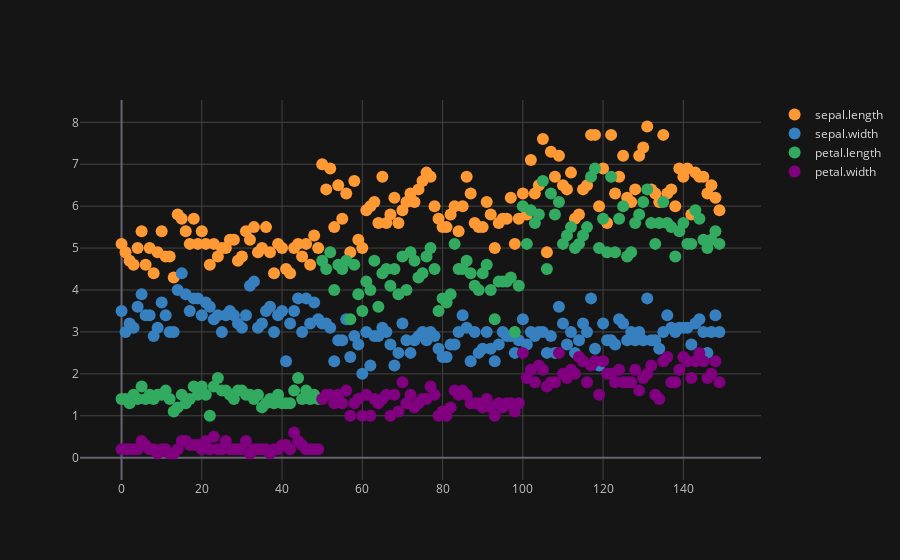

The cell this chart's notebook holds for it:
### Code cell
df.iplot(kind='scatter',mode='markers')

### Figure 1 — Plotly figure (JSON) as saved in the notebook; plotly's stock layout.template omitted (floating-point values rounded to 4 significant figures; data arrays with more than 128 entries replaced by an {"elided": "..."} marker saying what was removed)
{"data": [{"line": {"color": "rgba(255, 153, 51, 1.0)", "dash": "solid", "shape": "linear", "width": 1.3}, "marker": {"size": 12, "symbol": "circle"}, "mode": "markers", "name": "sepal.length", "text": "", "type": "scatter", "x": {"elided": "150 int values"}, "y": {"elided": "150 float values"}}, {"line": {"color": "rgba(55, 128, 191, 1.0)", "dash": "solid", "shape": "linear", "width": 1.3}, "marker": {"size": 12, "symbol": "circle"}, "mode": "markers", "name": "sepal.width", "text": "", "type": "scatter", "x": {"elided": "150 int values"}, "y": {"elided": "150 float values"}}, {"line": {"color": "rgba(50, 171, 96, 1.0)", "dash": "solid", "shape": "linear", "width": 1.3}, "marker": {"size": 12, "symbol": "circle"}, "mode": "markers", "name": "petal.length", "text": "", "type": "scatter", "x": {"elided": "150 int values"}, "y": {"elided": "150 float values"}}, {"line": {"color": "rgba(128, 0, 128, 1.0)", "dash": "solid", "shape": "linear", "width": 1.3}, "marker": {"size": 12, "symbol": "circle"}, "mode": "markers", "name": "petal.width", "text": "", "type": "scatter", "x": {"elided": "150 int values"}, "y": {"elided": "150 float values"}}], "layout": {"legend": {"bgcolor": "#151516", "font": {"color": "#D9D9D9"}}, "paper_bgcolor": "#151516", "plot_bgcolor": "#151516", "title": {"font": {"color": "#D9D9D9"}}, "xaxis": {"gridcolor": "#434343", "showgrid": true, "tickfont": {"color": "#C2C2C2"}, "title": {"font": {"color": "#D9D9D9"}, "text": ""}, "zerolinecolor": "#666570"}, "yaxis": {"gridcolor": "#434343", "showgrid": true, "tickfont": {"color": "#C2C2C2"}, "title": {"font": {"color": "#D9D9D9"}, "text": ""}, "zerolinecolor": "#666570"}}}
